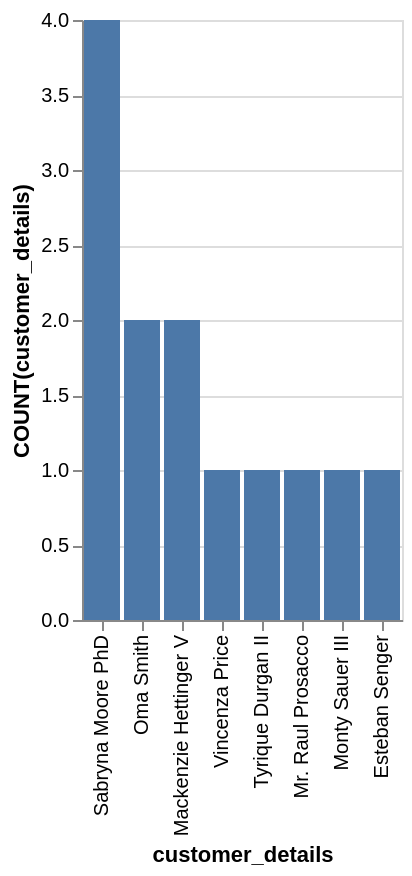

Vega-Lite specification stored for this chart:
### Vega-Lite specification from a JSON file in a GitHub repository (floating-point values rounded to 4 significant figures)
{"data": {"values": [{"x_data": "Sabryna Moore PhD", "y_data": 4}, {"x_data": "Oma Smith", "y_data": 2}, {"x_data": "Mackenzie Hettinger V", "y_data": 2}, {"x_data": "Vincenza Price", "y_data": 1}, {"x_data": "Tyrique Durgan II", "y_data": 1}, {"x_data": "Mr. Raul Prosacco", "y_data": 1}, {"x_data": "Monty Sauer III", "y_data": 1}, {"x_data": "Esteban Senger", "y_data": 1}]}, "mark": "bar", "encoding": {"x": {"field": "x_data", "type": "nominal", "title": "customer_details", "sort": {"op": "sum", "field": "y_data", "order": "descending"}}, "y": {"field": "y_data", "type": "quantitative", "title": "COUNT(customer_details)"}}}
